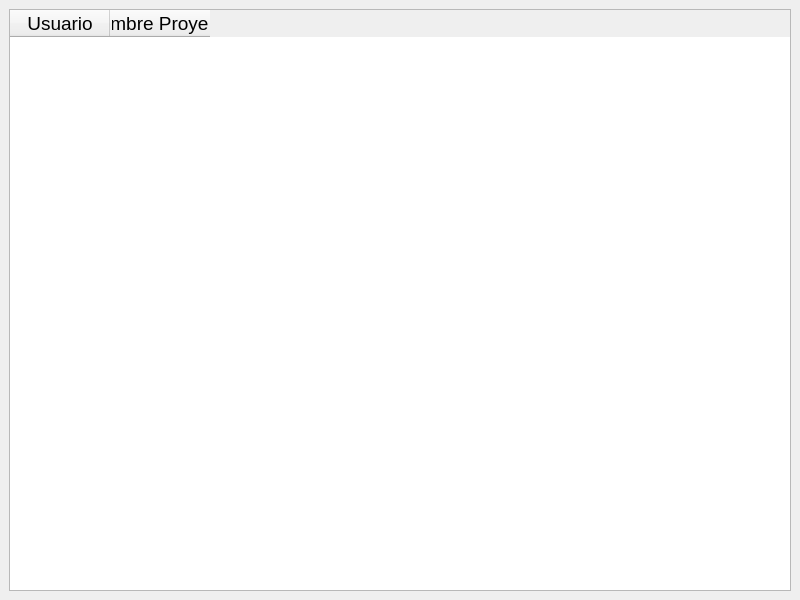
<?xml version="1.0" encoding="UTF-8"?>
<ui version="4.0">
 <class>MainWindow</class>
 <widget class="QMainWindow" name="MainWindow">
  <property name="geometry">
   <rect>
    <x>0</x>
    <y>0</y>
    <width>800</width>
    <height>600</height>
   </rect>
  </property>
  <property name="windowTitle">
   <string>MainWindow</string>
  </property>
  <widget class="QWidget" name="centralwidget">
   <layout class="QGridLayout" name="gridLayout">
    <item row="0" column="0">
     <widget class="QTableWidget" name="tableWidget">
      <property name="font">
       <font>
        <pointsize>14</pointsize>
       </font>
      </property>
      <column>
       <property name="text">
        <string>Usuario</string>
       </property>
      </column>
      <column>
       <property name="text">
        <string>Nombre Proyecto</string>
       </property>
      </column>
     </widget>
    </item>
   </layout>
  </widget>
 </widget>
 <resources/>
 <connections/>
</ui>
